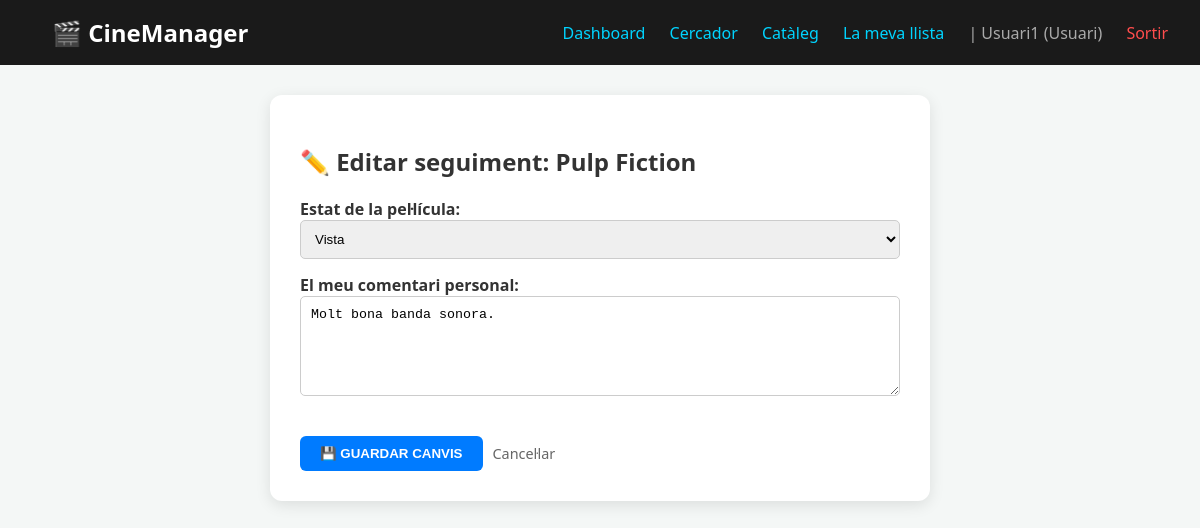
Screenshot of /seguiment_update.php?id=3 (signed in) with the database file from the repository.
### tables this page shows
CREATE TABLE seguiment (
    id_seguiment INT AUTO_INCREMENT PRIMARY KEY,
    id_usuari INT NOT NULL,
    id_pelicula INT NOT NULL,
    estat ENUM('Pendent', 'Vista') DEFAULT 'Pendent',
    comentari_personal VARCHAR(255),
    data_afegit DATETIME DEFAULT CURRENT_TIMESTAMP,
    FOREIGN KEY (id_usuari) REFERENCES usuaris(id_usuari) ON DELETE CASCADE,
    FOREIGN KEY (id_pelicula) REFERENCES pelicules(id_pelicula) ON DELETE CASCADE,
    UNIQUE KEY uk_usuari_peli (id_usuari, id_pelicula)
);

CREATE TABLE pelicules (
    id_pelicula INT AUTO_INCREMENT PRIMARY KEY,
    titol VARCHAR(100) NOT NULL UNIQUE,
    genere VARCHAR(255) NOT NULL,
    director VARCHAR(100),
    any_estrena INT,
    sinopsi TEXT,
    puntuacio DECIMAL(3,1)
);

### seguiment_update.php (the view, shortened to what this page needs)
<?php
require_once 'header.php';
require_once 'config/db_connect.php';
$id = (int)$_GET['id'];
$id_usuari = $_SESSION['usuari']['id'];
$sql_select = "SELECT s.*, p.titol
               FROM seguiment s
               JOIN pelicules p ON s.id_pelicula = p.id_pelicula
               WHERE s.id_seguiment = $id AND s.id_usuari = $id_usuari";
$res = mysqli_query($conexion, $sql_select);
$data = mysqli_fetch_assoc($res);
?>
<div class="container" style="max-width: 600px;">
    <h2>✏️ Editar seguiment: <?php echo htmlspecialchars($data['titol']); ?></h2>
    <form method="POST" style="margin-top: 20px;">
        <label for="estat" style="font-weight: bold;">Estat de la pel·lícula:</label>
        <select name="estat" id="estat">
            <option value="Vista" <?php if($data['estat']=='Vista') echo 'selected'; ?>>Vista</option>
        </select>
        <label for="comentari" style="font-weight: bold;">El meu comentari personal:</label>
        <textarea name="comentari" id="comentari" style="height: 100px;"><?php echo htmlspecialchars($data['comentari_personal']); ?></textarea>
        <div style="margin-top: 20px; display: flex; gap: 10px; align-items: center;">
            <button type="submit" class="btn btn-edit" style="height: auto; padding: 10px 20px; font-weight: bold;">
                💾 GUARDAR CANVIS
            </button>
            <a href="seguiment_read.php" style="color: #666; text-decoration: none; font-size: 0.9rem;">Cancel·lar</a>
        </div>
    </form>
</div>

### header.php (style rules this page uses)
body { font-family: 'Segoe UI', Tahoma, Geneva, Verdana, sans-serif; margin: 0; background-color: #f4f7f6; color: #333; }
.container { max-width: 1000px; margin: 30px auto; background: white; padding: 30px; border-radius: 12px; box-shadow: 0 4px 15px rgba(0,0,0,0.1); }
.btn { padding: 8px 12px; border-radius: 6px; text-decoration: none; display: inline-flex; align-items: center; justify-content: center; transition: 0.3s; border: none; cursor: pointer; min-width: 38px; height: 38px; box-sizing: border-box; }
.btn-edit { background: #007bff; color: white; }
input, select, textarea { width: 100%; padding: 10px; border: 1px solid #ccc; border-radius: 5px; box-sizing: border-box; margin-bottom: 15px; }

### rows the page displays
seguiment: id_pelicula.titol "Pulp Fiction", estat "Vista", comentari "Molt bona banda sonora."

### other values shown
$nom_usuari "Usuari1"
$rol "Usuari"
